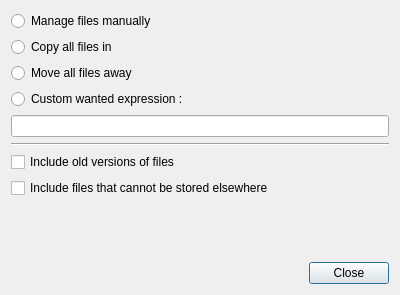
<?xml version="1.0" encoding="UTF-8"?>
<ui version="4.0">
 <class>RemoteWantedDialog</class>
 <widget class="QDialog" name="RemoteWantedDialog">
  <property name="windowModality">
   <enum>Qt::WindowModal</enum>
  </property>
  <property name="geometry">
   <rect>
    <x>0</x>
    <y>0</y>
    <width>400</width>
    <height>295</height>
   </rect>
  </property>
  <property name="windowTitle">
   <string>Dialog</string>
  </property>
  <layout class="QVBoxLayout" name="verticalLayout">
   <item>
    <widget class="QRadioButton" name="radioButton_manual">
     <property name="text">
      <string>Manage files manually</string>
     </property>
    </widget>
   </item>
   <item>
    <widget class="QRadioButton" name="radioButton_all">
     <property name="text">
      <string>Copy all files in</string>
     </property>
    </widget>
   </item>
   <item>
    <widget class="QRadioButton" name="radioButton_none">
     <property name="text">
      <string>Move all files away</string>
     </property>
    </widget>
   </item>
   <item>
    <widget class="QRadioButton" name="radioButton_custom">
     <property name="text">
      <string>Custom wanted expression :</string>
     </property>
    </widget>
   </item>
   <item>
    <widget class="QLineEdit" name="lineEdit_customExpr"/>
   </item>
   <item>
    <widget class="Line" name="line">
     <property name="orientation">
      <enum>Qt::Horizontal</enum>
     </property>
    </widget>
   </item>
   <item>
    <widget class="QCheckBox" name="checkBox_include_old_versions">
     <property name="text">
      <string>Include old versions of files</string>
     </property>
    </widget>
   </item>
   <item>
    <widget class="QCheckBox" name="checkBox_include_lackingcopies">
     <property name="text">
      <string>Include files that cannot be stored elsewhere</string>
     </property>
    </widget>
   </item>
   <item>
    <spacer name="verticalSpacer">
     <property name="orientation">
      <enum>Qt::Vertical</enum>
     </property>
     <property name="sizeHint" stdset="0">
      <size>
       <width>20</width>
       <height>1</height>
      </size>
     </property>
    </spacer>
   </item>
   <item>
    <widget class="QDialogButtonBox" name="buttonBox">
     <property name="orientation">
      <enum>Qt::Horizontal</enum>
     </property>
     <property name="standardButtons">
      <set>QDialogButtonBox::Close</set>
     </property>
    </widget>
   </item>
  </layout>
 </widget>
 <resources/>
 <connections>
  <connection>
   <sender>buttonBox</sender>
   <signal>accepted()</signal>
   <receiver>RemoteWantedDialog</receiver>
   <slot>accept()</slot>
   <hints>
    <hint type="sourcelabel">
     <x>248</x>
     <y>254</y>
    </hint>
    <hint type="destinationlabel">
     <x>157</x>
     <y>274</y>
    </hint>
   </hints>
  </connection>
  <connection>
   <sender>buttonBox</sender>
   <signal>rejected()</signal>
   <receiver>RemoteWantedDialog</receiver>
   <slot>reject()</slot>
   <hints>
    <hint type="sourcelabel">
     <x>316</x>
     <y>260</y>
    </hint>
    <hint type="destinationlabel">
     <x>286</x>
     <y>274</y>
    </hint>
   </hints>
  </connection>
  <connection>
   <sender>radioButton_custom</sender>
   <signal>toggled(bool)</signal>
   <receiver>lineEdit_customExpr</receiver>
   <slot>setEnabled(bool)</slot>
   <hints>
    <hint type="sourcelabel">
     <x>199</x>
     <y>117</y>
    </hint>
    <hint type="destinationlabel">
     <x>199</x>
     <y>153</y>
    </hint>
   </hints>
  </connection>
  <connection>
   <sender>radioButton_none</sender>
   <signal>toggled(bool)</signal>
   <receiver>checkBox_include_old_versions</receiver>
   <slot>setDisabled(bool)</slot>
   <hints>
    <hint type="sourcelabel">
     <x>199</x>
     <y>85</y>
    </hint>
    <hint type="destinationlabel">
     <x>199</x>
     <y>197</y>
    </hint>
   </hints>
  </connection>
 </connections>
</ui>
